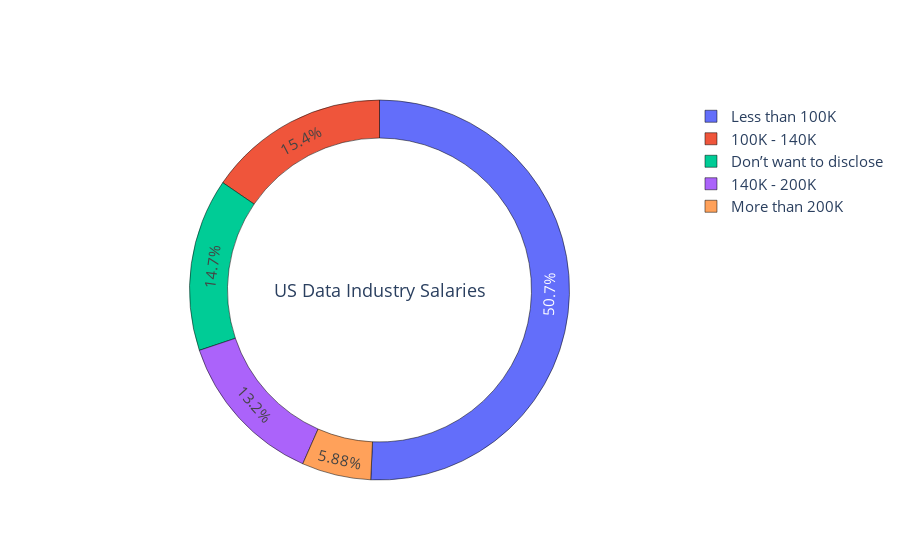

Here is the notebook cell this chart was saved with:
### Code cell
fig_salary_usa = go.Figure(
    data=[go.Pie(labels=salary_usa_piv['salary_category'], 
                 values=salary_usa_piv['number'], hole = 0.8,
                 )])
fig_salary_usa.update_layout(uniformtext_minsize=15, uniformtext_mode='hide',
                              legend=dict( font=dict( size=15,)),
                              annotations=[dict(text='US Data Industry Salaries', 
                                                   x=0.5, y=0.5, font_size=18, showarrow=False)])
fig_salary_usa.update_traces(marker=dict(colors=colors, line=dict(color='#000000', width=0.5))) 
fig_salary_usa.show()

### Figure 1 — Plotly figure (JSON) as saved in the notebook; plotly's stock layout.template omitted (floating-point values rounded to 4 significant figures)
{"data": [{"hole": 0.8, "labels": ["100K - 140K", "140K - 200K", "Don’t want to disclose", "Less than 100K", "More than 200K"], "marker": {"colors": [[0, 0, 0], [0.05, 0.1, 0], [0.1, 0.2, 0], [0.15, 0.3, 0], [0.2, 0.4, 0], [0.25, 0.5, 0], [0.3, 0.6, 0], [0.35, 0.7, 0], [0.4, 0.8, 0]], "line": {"color": "#000000", "width": 0.5}}, "type": "pie", "values": [21, 18, 20, 69, 8]}], "layout": {"annotations": [{"font": {"size": 18}, "showarrow": false, "text": "US Data Industry Salaries", "x": 0.5, "y": 0.5}], "legend": {"font": {"size": 15}}, "uniformtext": {"minsize": 15, "mode": "hide"}}}
